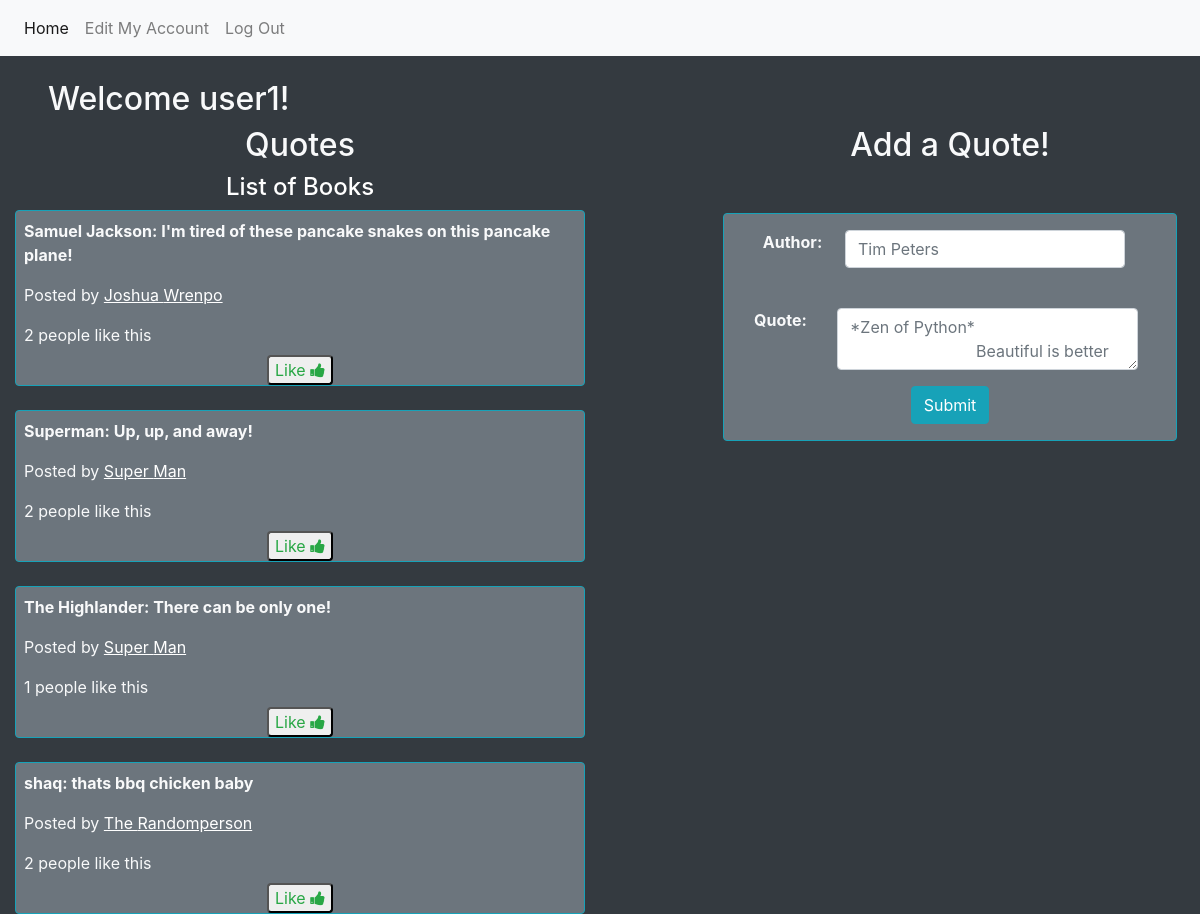
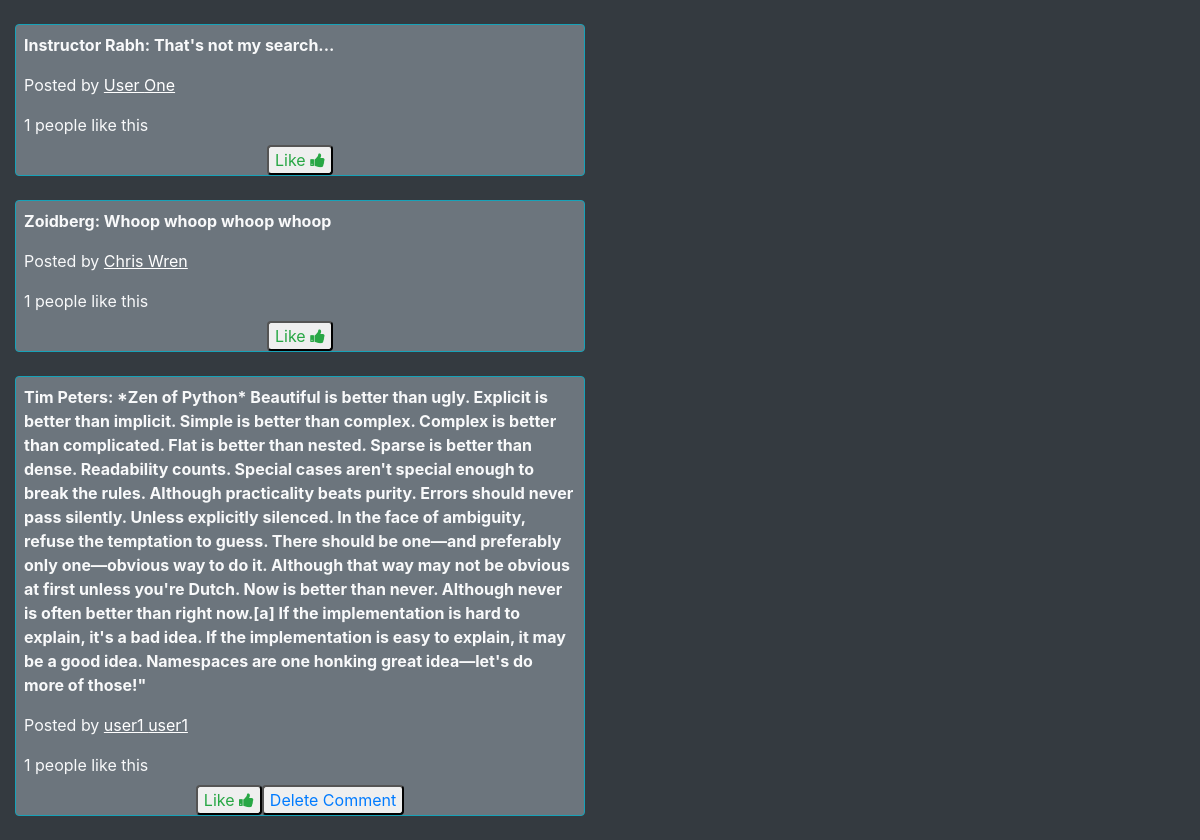
The page /quotes (signed in) on the database its author committed (2 pictures, top to bottom).
### belt_exam_app/models.py (models this page shows, shortened)
class User(models.Model):
    fname = models.CharField(max_length=255)
    lname = models.CharField(max_length=255)
    email = models.CharField(max_length=255)
    pw = models.CharField(max_length=60)
    created_at = models.DateTimeField(auto_now_add=True)
    updated_at = models.DateTimeField(auto_now=True)
    objects = UserManager()

class Quote(models.Model):
    user = models.ForeignKey(
        User, related_name="quotes", on_delete=models.CASCADE)
    author = models.CharField(max_length=255)
    quote = models.TextField(max_length=4000)
    likes = models.ManyToManyField(User, related_name="liked_quotes")
    created_at = models.DateTimeField(auto_now_add=True)
    updated_at = models.DateTimeField(auto_now=True)
    objects = QuoteManager()

### belt_exam_app/views.py (the view)
# urls.py: path('quotes', views.quotes),
def quotes(request):
    if 'logged_ID' not in request.session:
        messages.error(
            request, "Please log in or create an account before trying to continue.")
        return redirect('/')
    context = {
        'loggedIn_user': User.objects.get(id=request.session['logged_ID']),
        'quotes': Quote.objects.all(),
    }
    return render(request, 'quotes.html', context)

### belt_exam_app/templates/quotes.html (shortened to what this page needs)
<!DOCTYPE html>
<html lang="en">
    <head>
        <link rel="stylesheet" href="https://cdnjs.cloudflare.com/ajax/libs/font-awesome/4.7.0/css/font-awesome.min.css">
        <link
            rel="stylesheet"
            href="https://stackpath.bootstrapcdn.com/bootstrap/4.5.2/css/bootstrap.min.css"
        />
    </head>
    <body class="mx-auto bg-dark d-flex justify-content-center flex-column">
        <nav class="navbar navbar-expand-lg navbar-light bg-light">
            <div class="collapse navbar-collapse" id="navbarNavAltMarkup">
                <div class="navbar-nav">
                    <ul class="navbar-nav">
                        <li class="nav-item active">
                            <a class="nav-item nav-link active" href="/quotes"
                                >Home <span class="sr-only">(current)</span></a
                            >
                        </li>
                        <li class="nav-item">
                            <a class="nav-item nav-link" href="/edit_account"
                                >Edit My Account
                            </a>
                        </li>
                    </ul>
                    <span class="navbar-item">
                        <a class="nav-item nav-link" href="/logout">Log Out </a>
                    </span>
                </div>
            </div>
        </nav>
        <br />
        <div class="text-light ml-5">
            <h2 class="">Welcome {{loggedIn_user.fname}}!</h2>
        </div>
        <div
            class="d-flex flex-row text-light text-center justify-content-between"
        >
            <div class="d-flex flex-column col-6">
                <h2>Quotes</h2>
                <h4 class="bg-dark text-white text-center">
                    List of Books
                </h4>
                {% for quote in quotes %}
                <div
                    class="d-flex flex-column justify-content-around text-left border border-info rounded bg-secondary"
                >
                    <p class="m-2"><b>{{quote.author}}: {{quote.quote}}</b></p>
                    <p class="m-2">
                        Posted by <a class="text-white" href="/user/{{quote.user_id}}"><u>{{quote.user.fname}} {{quote.user.lname}}</u></a>
                    </p>
                    <p class="m-2">{{quote.likes.count}} people like this</p>
                    <div class="d-flex justify-content-center">
                        <form
                            id="like_butt"
                            method="POST"
                            action="/like/{{quote.id}}"
                        >
                            <button class="text-success rounded" "type="submit" value="like">Like <i class="fa fa-thumbs-up success"></i></button>
                        </form>
                        {% if loggedIn_user.id == quote.user_id %}
                        <form
                            id="delete_comment"
                            method="POST"
                            action="/delete_comment/{{quote.id}}"
                        >
                            <button
                                class="text-primary rounded" "type="submit" value="delete">Delete Comment
                            </button>
                        </form>
                        {% endif %}
                    </div>
                </div>
                <br />
                {% endfor %}
            </div>
            <div class="d-flex flex-column col-5">
                <h2>Add a Quote!</h2>
                <br />
                <form
                    action="/quote_post"
                    method="POST"
                    class="d-flex flex-column bg-secondary border border-info rounded m-2"
                >
                    <div class="form-group d-flex flex-row m-3">
                        <label for="author" class="col-3 font-weight-bold"
                            >Author:</label
                        >
                        <input
                            type="text"
                            name="author"
                            id=""
                            placeholder="Tim Peters"
                            class="form-control col-8"
                        />
                    </div>
                    <br />
                    <div class="form-group d-flex flex-row">
                        <label for="quote" class="col-3 font-weight-bold"
                            >Quote:</label
                        >
                        <textarea
                            type=""
                            name="quote"
                            id=""
                            row="20"
                            placeholder="*Zen of Python*
                            Beautiful is better than ugly.
                            Explicit is better than implicit.
                            Simple is better than complex.
                            Complex is better than complicated.
                            Flat is better than nested.
                            Sparse is better than dense.
                            Readability counts.
                            Special cases aren't special enough to break the rules.
                            Although practicality beats purity.
                            Errors should never pass silently.
                            Unless explicitly silenced.
                            In the face of ambiguity, refuse the temptation to guess.
                            There should be one—and preferably only one—obvious way to do it.
                            Although that way may not be obvious at first unless you're Dutch.
                            Now is better than never.
                            Although never is often better than right now.[a]
                            If the implementation is hard to explain, it's a bad idea.
                            If the implementation is easy to explain, it may be a good idea.
                            Namespaces are one honking great idea—let's do more of those!"
                            class="form-control col-8"
                        ></textarea>
                    </div>
                    <div class="form-group w-25 mx-auto text-center">
                        <input
                            type="submit"
                            value="Submit"
                            class="btn btn-info"
                        />
                    </div>
                </form>
            </div>
        </div>
    </body>
</html>

### rows shown on the page
User: fname "user1"
Quote: author "Samuel Jackson", quote "I'm tired of these pancake snakes on this pancake plane!", user.fname "Joshua", user.lname "Wrenpo", likes.count "2"
Quote: author "Superman", quote "Up, up, and away!", user.fname "Super", user.lname "Man", likes.count "2"
Quote: author "The Highlander", quote "There can be only one!", user.fname "Super", user.lname "Man", likes.count "1"
Quote: author "shaq", quote "thats bbq chicken baby", user.fname "The", user.lname "Randomperson", likes.count "2"
Quote: author "Instructor Rabh", quote "That's not my search...", user.fname "User", user.lname "One", likes.count "1"
Quote: author "Zoidberg", quote "Whoop whoop whoop whoop", user.fname "Chris", user.lname "Wren", likes.count "1"
Quote: author "Tim Peters", quote "*Zen of Python* Beautiful is better than ugly. Explicit is better than implicit. Simple is better than complex. Complex is better than complicated. Flat is better than nested. Sparse is better than dense. Readability counts. Special cases aren't special enough to break the rules. Although practicality beats purity. Errors should never pass silently. Unless explicitly silenced. In the face of ambiguity, refuse the temptation to guess. There should be one—and preferably only one—obvious way to do it. Although that way may not be obvious at first unless you're Dutch. Now is better than never. Although never is often better than right now.[a] If the implementation is hard to explain, it's a bad…", user.fname "user1", user.lname "user1", likes.count "1"
